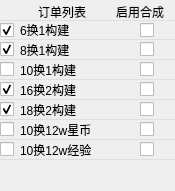
     <widget class="QWidget" name="scrollAreaWidgetContents">
      <property name="geometry">
       <rect>
        <x>0</x>
        <y>0</y>
        <width>175</width>
        <height>191</height>
       </rect>
      </property>
      <widget class="QCheckBox" name="order_exp1012w_checkBox">
       <property name="geometry">
        <rect>
         <x>0</x>
         <y>140</y>
         <width>121</width>
         <height>20</height>
        </rect>
       </property>
       <property name="styleSheet">
        <string notr="true">QCheckBox {
	border-bottom: 1px solid #dcdfe6;
}</string>
       </property>
       <property name="text">
        <string extracomment="0">10换12w经验</string>
       </property>
       <property name="shortcut">
        <string/>
       </property>
       <property name="checkable">
        <bool>true</bool>
       </property>
       <property name="checked">
        <bool>false</bool>
       </property>
       <property name="autoRepeat">
        <bool>false</bool>
       </property>
       <property name="tristate">
        <bool>false</bool>
       </property>
      </widget>
      <widget class="QCheckBox" name="craft_build61_enable_checkBox">
       <property name="geometry">
        <rect>
         <x>120</x>
         <y>20</y>
         <width>60</width>
         <height>20</height>
        </rect>
       </property>
       <property name="styleSheet">
        <string notr="true">QCheckBox {
	padding-left: 20px;
	border-top: 1px solid #dcdfe6;
	border-bottom: 1px solid #dcdfe6;
}</string>
       </property>
       <property name="text">
        <string notr="true"/>
       </property>
       <property name="tristate">
        <bool>false</bool>
       </property>
      </widget>
      <widget class="QCheckBox" name="craft_build162_enable_checkBox">
       <property name="geometry">
        <rect>
         <x>120</x>
         <y>80</y>
         <width>60</width>
         <height>20</height>
        </rect>
       </property>
       <property name="styleSheet">
        <string notr="true">QCheckBox {
	padding-left: 20px;
	border-bottom: 1px solid #dcdfe6;
}</string>
       </property>
       <property name="text">
        <string notr="true"/>
       </property>
       <property name="tristate">
        <bool>false</bool>
       </property>
      </widget>
      <widget class="QCheckBox" name="craft_build81_enable_checkBox">
       <property name="geometry">
        <rect>
         <x>120</x>
         <y>40</y>
         <width>60</width>
         <height>20</height>
        </rect>
       </property>
       <property name="styleSheet">
        <string notr="true">QCheckBox {
	padding-left: 20px;
	border-bottom: 1px solid #dcdfe6;
}</string>
       </property>
       <property name="text">
        <string notr="true"/>
       </property>
       <property name="tristate">
        <bool>false</bool>
       </property>
      </widget>
      <widget class="QCheckBox" name="order_coin1012w_checkBox">
       <property name="geometry">
        <rect>
         <x>0</x>
         <y>120</y>
         <width>121</width>
         <height>20</height>
        </rect>
       </property>
       <property name="styleSheet">
        <string notr="true">QCheckBox {
	border-bottom: 1px solid #dcdfe6;
}</string>
       </property>
       <property name="text">
        <string extracomment="0">10换12w星币</string>
       </property>
       <property name="shortcut">
        <string/>
       </property>
       <property name="checkable">
        <bool>true</bool>
       </property>
       <property name="checked">
        <bool>false</bool>
       </property>
       <property name="autoRepeat">
        <bool>false</bool>
       </property>
       <property name="tristate">
        <bool>false</bool>
       </property>
      </widget>
      <widget class="QCheckBox" name="craft_coin1012w_enable_checkBox">
       <property name="geometry">
        <rect>
         <x>120</x>
         <y>120</y>
         <width>60</width>
         <height>20</height>
        </rect>
       </property>
       <property name="styleSheet">
        <string notr="true">QCheckBox {
	padding-left: 20px;
	border-bottom: 1px solid #dcdfe6;
}</string>
       </property>
       <property name="text">
        <string notr="true"/>
       </property>
       <property name="tristate">
        <bool>false</bool>
       </property>
      </widget>
      <widget class="QCheckBox" name="order_build182_checkBox">
       <property name="geometry">
        <rect>
         <x>0</x>
         <y>100</y>
         <width>121</width>
         <height>20</height>
        </rect>
       </property>
       <property name="styleSheet">
        <string notr="true">QCheckBox {
	border-bottom: 1px solid #dcdfe6;
}</string>
       </property>
       <property name="text">
        <string extracomment="0">18换2构建</string>
       </property>
       <property name="shortcut">
        <string/>
       </property>
       <property name="checkable">
        <bool>true</bool>
       </property>
       <property name="checked">
        <bool>true</bool>
       </property>
       <property name="autoRepeat">
        <bool>false</bool>
       </property>
       <property name="tristate">
        <bool>false</bool>
       </property>
      </widget>
      <widget class="QCheckBox" name="craft_exp1012w_enable_checkBox">
       <property name="geometry">
        <rect>
         <x>120</x>
         <y>140</y>
         <width>60</width>
         <height>20</height>
        </rect>
       </property>
       <property name="styleSheet">
        <string notr="true">QCheckBox {
	padding-left: 20px;
	border-bottom: 1px solid #dcdfe6;
}</string>
       </property>
       <property name="text">
        <string notr="true"/>
       </property>
       <property name="tristate">
        <bool>false</bool>
       </property>
      </widget>
      <widget class="QCheckBox" name="order_build61_checkBox">
       <property name="geometry">
        <rect>
         <x>0</x>
         <y>20</y>
         <width>121</width>
         <height>20</height>
        </rect>
       </property>
       <property name="styleSheet">
        <string notr="true">QCheckBox {
	border-top: 1px solid #dcdfe6;
	border-bottom: 1px solid #dcdfe6;
}</string>
       </property>
       <property name="text">
        <string extracomment="0">6换1构建</string>
       </property>
       <property name="shortcut">
        <string/>
       </property>
       <property name="checkable">
        <bool>true</bool>
       </property>
       <property name="checked">
        <bool>true</bool>
       </property>
       <property name="autoRepeat">
        <bool>false</bool>
       </property>
       <property name="tristate">
        <bool>false</bool>
       </property>
      </widget>
      <widget class="QCheckBox" name="order_build101_checkBox">
       <property name="geometry">
        <rect>
         <x>0</x>
         <y>60</y>
         <width>121</width>
         <height>20</height>
        </rect>
       </property>
       <property name="styleSheet">
        <string notr="true">QCheckBox {
	border-bottom: 1px solid #dcdfe6;
}</string>
       </property>
       <property name="text">
        <string extracomment="0">10换1构建</string>
       </property>
       <property name="shortcut">
        <string/>
       </property>
       <property name="checkable">
        <bool>true</bool>
       </property>
       <property name="checked">
        <bool>false</bool>
       </property>
       <property name="autoRepeat">
        <bool>false</bool>
       </property>
       <property name="tristate">
        <bool>false</bool>
       </property>
      </widget>
      <widget class="QCheckBox" name="order_build81_checkBox">
       <property name="geometry">
        <rect>
         <x>0</x>
         <y>40</y>
         <width>121</width>
         <height>20</height>
        </rect>
       </property>
       <property name="styleSheet">
        <string notr="true">QCheckBox {
	border-bottom: 1px solid #dcdfe6;
}</string>
       </property>
       <property name="text">
        <string extracomment="0">8换1构建</string>
       </property>
       <property name="shortcut">
        <string/>
       </property>
       <property name="checkable">
        <bool>true</bool>
       </property>
       <property name="checked">
        <bool>true</bool>
       </property>
       <property name="autoRepeat">
        <bool>false</bool>
       </property>
       <property name="tristate">
        <bool>false</bool>
       </property>
      </widget>
      <widget class="QCheckBox" name="craft_build182_enable_checkBox">
       <property name="geometry">
        <rect>
         <x>120</x>
         <y>100</y>
         <width>60</width>
         <height>20</height>
        </rect>
       </property>
       <property name="styleSheet">
        <string notr="true">QCheckBox {
	padding-left: 20px;
	border-bottom: 1px solid #dcdfe6;
}</string>
       </property>
       <property name="text">
        <string notr="true"/>
       </property>
       <property name="tristate">
        <bool>false</bool>
       </property>
      </widget>
      <widget class="QCheckBox" name="order_build162_checkBox">
       <property name="geometry">
        <rect>
         <x>0</x>
         <y>80</y>
         <width>121</width>
         <height>20</height>
        </rect>
       </property>
       <property name="styleSheet">
        <string notr="true">QCheckBox {
	border-bottom: 1px solid #dcdfe6;
}</string>
       </property>
       <property name="text">
        <string extracomment="0">16换2构建</string>
       </property>
       <property name="shortcut">
        <string/>
       </property>
       <property name="checkable">
        <bool>true</bool>
       </property>
       <property name="checked">
        <bool>true</bool>
       </property>
       <property name="autoRepeat">
        <bool>false</bool>
       </property>
       <property name="tristate">
        <bool>false</bool>
       </property>
      </widget>
      <widget class="QCheckBox" name="craft_build101_enable_checkBox">
       <property name="geometry">
        <rect>
         <x>120</x>
         <y>60</y>
         <width>60</width>
         <height>20</height>
        </rect>
       </property>
       <property name="styleSheet">
        <string notr="true">QCheckBox {
	padding-left: 20px;
	border-bottom: 1px solid #dcdfe6;
}</string>
       </property>
       <property name="text">
        <string notr="true"/>
       </property>
       <property name="tristate">
        <bool>false</bool>
       </property>
      </widget>
      <widget class="QLabel" name="oder_list_label">
       <property name="geometry">
        <rect>
         <x>0</x>
         <y>0</y>
         <width>121</width>
         <height>24</height>
        </rect>
       </property>
       <property name="toolTip">
        <string/>
       </property>
       <property name="text">
        <string> 订单列表</string>
       </property>
       <property name="alignment">
        <set>Qt::AlignCenter</set>
       </property>
       <property name="indent">
        <number>-1</number>
       </property>
      </widget>
      <widget class="QLabel" name="craft_enable_label">
       <property name="geometry">
        <rect>
         <x>110</x>
         <y>0</y>
         <width>60</width>
         <height>24</height>
        </rect>
       </property>
       <property name="toolTip">
        <string>是否启用合成</string>
       </property>
       <property name="text">
        <string>启用合成</string>
       </property>
       <property name="alignment">
        <set>Qt::AlignCenter</set>
       </property>
       <property name="indent">
        <number>-1</number>
       </property>
      </widget>
     </widget>
